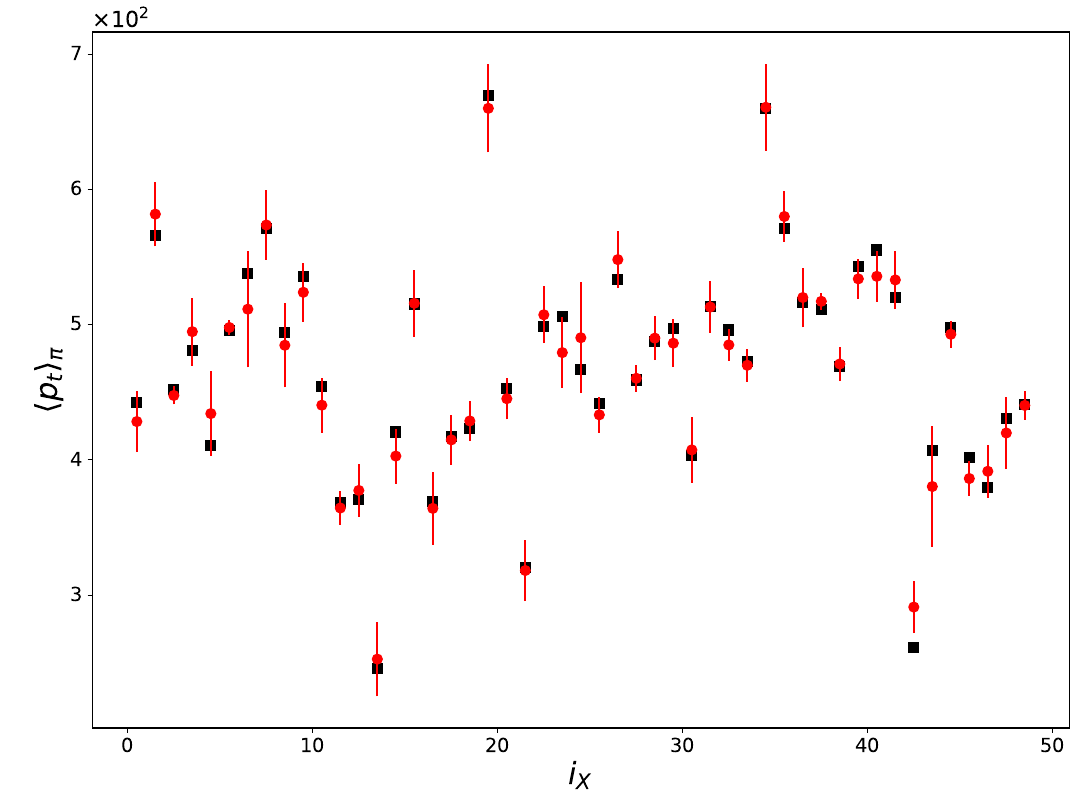

Python code for this plot:
import matplotlib.pyplot as plt
from matplotlib.lines import Line2D
import numpy as np
import os
from pylab import *
from matplotlib import ticker
from matplotlib.ticker import ScalarFormatter
sformatter=ScalarFormatter(useOffset=True,useMathText=True)
sformatter.set_scientific(True)
sformatter.set_powerlimits((-2,2))

#plt.ticklabel_format(style='sci', axis='y', scilimits=(0,0))

# User may wish to edit the following for cosmetic purposes or if there are problems with plot fitting in designated area
myfontsize=16 
leftmargin=0.95
rightmargin=0.01
topmargin=0.04
bottommargin=0.09
# 


font = {'family' : 'sans',
        'weight' : 'normal',
        'size'   : myfontsize}
plt.rc('font', **font)
plt.rc('text', usetex=False)

Ynames0 = []
Ynames = []
NObs=0
iline=0
for line in open('../observable_info.txt'):
  if len(line) > 1:
    NObs+=1
    tempdata=list(map(str,line.split()))
    Ynames0.append(tempdata[0])
    Ynames.append(tempdata[1])
    for iword in range(2,len(tempdata)):
      Ynames[iline]=Ynames[iline]+' '+tempdata[iword]
    iline+=1

print(Ynames0)

iY=int(input("Enter iY: "))
filename='fullmodel_testdata/YvsY_'+Ynames0[iY]+'.txt'
mydata=np.loadtxt(filename,skiprows=1,unpack=True)
Yfull=mydata[0]
Yemulator=mydata[1]
SigmaY=mydata[2]
NTest=Yfull.size

HorSize=1.3+0.2*NTest
VertSize=8
plt.figure(figsize=(1.0+0.2*NTest,VertSize))
fig = plt.figure(1)
leftmargin=leftmargin/HorSize
ax = fig.add_axes([leftmargin,bottommargin,1.0-leftmargin-rightmargin,1.0-topmargin-bottommargin])

nfit=0
for ifull in range(0,NTest):
  if abs(Yemulator[ifull]-Yfull[ifull]) < SigmaY[ifull]:
    nfit+=1
  
print(nfit, "of", NTest, " points within 1 sigma")

ix=arange(0.5,NTest,1.0)

plt.plot(ix,Yfull,linestyle='None',color='k',markersize=7, marker='s', markerfacecolor='k', markeredgecolor='k')
plt.errorbar(ix,Yemulator,xerr=0.0,yerr=SigmaY,linestyle='None',color='r',markersize=7, marker='o', markerfacecolor='r', markeredgecolor='r')

ax.tick_params(axis='both', which='major', labelsize=14)
ax.yaxis.set_major_formatter(sformatter)

plt.xlabel('$i_X$', fontsize=22, weight='normal')
plt.ylabel(Ynames[iY],fontsize=22)


plt.savefig('YvsY.pdf',format='pdf')
# for Mac OS this might be nicer than plt.show()
#os.system('open -a Preview YvsY.pdf')
plt.show()
quit()
